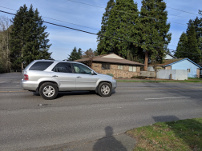
#> input picture old/im3.jpg, 202 x 151 px
$ python hw2.py im3.jpg im4.jpg panResult.jpg
#> lines starting #> are read from the running program, lines starting #| are printed output that depends on the picture; after the words box and inside, x2 and y2 are one past the last pixel; in counts of white or black regions, pixels touching at a corner belong together
import math
import cv2 as cv
import sys
import numpy as np
import random


def ex_find_homography_ransac(
    list_pairs_matched_keypoints,
    threshold_ratio_inliers=0.85,
    threshold_reprojtion_error=3,
    max_num_trial=1000,
):
    """
    Apply RANSAC algorithm to find a homography transformation matrix that align 2 sets of feature points, transform the first set of feature point to the second (e.g. warp image 1 to image 2)
    :param list_pairs_matched_keypoints: has the format as a list of pairs of matched points: [[[p1x,p1y],[p2x,p2y]],....]
    :param threshold_ratio_inliers: threshold on the ratio of inliers over the total number of samples, accept the estimated homography if ratio is higher than the threshold
    :param threshold_reprojtion_error: threshold of reprojection error (measured as euclidean distance, in pixels) to determine whether a sample is inlier or outlier
    :param max_num_trial: the maximum number of trials to do take sample and do testing to find the best homography matrix
    :return best_H: the best found homography matrix
    """
    best_H = None
    best_ratio = 0
    for i in range(max_num_trial):
        a, b, c, d = random.choices(list_pairs_matched_keypoints, k=4)
        x1, y1, xp1, yp1 = a[0][0], a[0][1], a[1][0], a[1][1]
        x2, y2, xp2, yp2 = b[0][0], b[0][1], b[1][0], b[1][1]
        x3, y3, xp3, yp3 = c[0][0], c[0][1], c[1][0], c[1][1]
        x4, y4, xp4, yp4 = d[0][0], d[0][1], d[1][0], d[1][1]

        A = np.array([
            [-x1, -y1, -1, 0, 0, 0, x1*xp1, y1*xp1, xp1],
            [0, 0, 0, -x1, -y1, -1, x1*yp1, y1*yp1, yp1],
            [-x2, -y2, -2, 0, 0, 0, x2*xp2, y2*xp2, xp2],
            [0, 0, 0, -x2, -y2, -2, x2*yp2, y2*yp2, yp2],
            [-x3, -y3, -3, 0, 0, 0, x3*xp3, y3*xp3, xp3],
            [0, 0, 0, -x3, -y3, -3, x3*yp3, y3*yp3, yp3],
            [-x4, -y4, -4, 0, 0, 0, x4*xp4, y4*xp4, xp4],
            [0, 0, 0, -x4, -y4, -4, x4*yp4, y4*yp4, yp4]
        ])
        U, S, V = np.linalg.svd(np.array(A, np.float32))

        H = V[-1, :].reshape(3, 3)/V[-1, -1]
        inLiners = NumInliners(H, list_pairs_matched_keypoints)
        ratio = inLiners/len(list_pairs_matched_keypoints)
        if ratio > threshold_ratio_inliers:
            if best_ratio < ratio:
                best_ratio = ratio
                best_H = H

    print(best_ratio)
    return best_H


def NumInliners(H, matches):
    inLine = 0
    for a in matches:
        x1, y1, x2, y2 = a[0][0], a[0][1], a[1][0], a[1][1]

        p1h = np.transpose([x1, y1, 1])
        p2h = np.transpose([x2, y2, 1])
        p1p = np.dot(H, p1h)
        p2p = np.dot(H, p2h)
        # standard predicted form
        p1 = [p1p[0]/p1p[1], p1p[2]/p1p[1]]
        p2 = [p2p[0]/p2p[1], p2p[2]/p2p[1]]
        error = np.linalg.norm([p2[0]-p1[0], p2[1]-p2[1]])
        if error < 3:
            inLine += 1

    return inLine


def ex_extract_and_match_feature(img_1, img_2, ratio_robustness=0.7):
    """
    1/ extract SIFT feature from image 1 and image 2,
    2/ use a bruteforce search to find pairs of matched features: for each feature point in img_1, find its best matched feature point in img_2
    3/ apply ratio test to select the set of robust matched points
    :param img_1: input image 1
    :param img_2: input image 2
    :param ratio_robustness: ratio for the robustness test
    :return list_pairs_matched_keypoints: has the format as list of pairs of matched points: [[[p1x,p1y],[p2x,p2y]]]
    """
    # ==============================
    # ===== 1/ extract features from input image 1 and image 2
    # ==============================
    gray = cv.cvtColor(img_1, cv.COLOR_BGR2GRAY)
    sift = cv.SIFT_create()
    kp, des = sift.detectAndCompute(gray, None)
    img_kp = cv.drawKeypoints(gray, kp, img_1)

    gray2 = cv.cvtColor(img_2, cv.COLOR_BGR2GRAY)
    kp2, des2 = sift.detectAndCompute(gray2, None)
    img_kp2 = cv.drawKeypoints(gray2, kp2, img_2)

    # ==============================
    # ===== 2/ use bruteforce search to find a list of pairs of matched feature points
    # ==============================

    list_pairs_matched_keypoints = []

    for i in range(len(kp)):
        tmplist = []
        for j in range(len(kp2)):
            dist = np.linalg.norm(des[i]-des2[j])
            tmplist.append([j, dist])

        tmplist.sort(key=lambda x: x[1])
        ratio = tmplist[0][1]/tmplist[1][1]
        if (ratio < ratio_robustness):
            p = kp[i]
            q = kp2[tmplist[0][0]]
            p1x = p.pt[0]
            p1y = p.pt[1]
            p2x = q.pt[0]
            p2y = q.pt[1]
            list_pairs_matched_keypoints.append([[p1x, p1y], [p2x, p2y]])

    return list_pairs_matched_keypoints


def ex_warp_blend_crop_image(img_1, H_1, img_2):
    """
    1/ warp image img_1 using the homography H_1 to align it with image img_2 (using backward warping and bilinear resampling)
    2/ stitch image img_1 to image img_2 and apply average blending to blend the 2 images into a single panorama image
    3/ find the best bounding box for the resulting stitched image
    :param img_1:
    :param H_1:
    :param img_2:
    :return img_panorama: resulting panorama image
    """
    img_panorama = None
    # =====  use a backward warping algorithm to warp the source
    # 1/ to do so, we first create the inverse transform; 2/ use bilinear interpolation for resampling
    maskInput = np.ones(img_1.shape[0:2], np.float32)
    h = img_1.shape[0]
    w = img_1.shape[1]
    inv_h = np.linalg.inv(H_1)
    canvas_im1 = np.zeros((3*h, 3*w, 3), dtype=np.float32)
    mask_im1 = np.zeros((3*h, 3*w), dtype=np.float32)

    for Y in range(-h, 2*h):
        for X in range(-w, 2*w):
            DstCord_H = np.array([X, Y, 1.0], np.float32)
            srcCord_H = np.dot(inv_h, DstCord_H)
            srcCordStd = srcCord_H/srcCord_H[2]
            if((srcCordStd[0] < 0.0 and srcCordStd[0] > w-1) and (srcCordStd[1] < 0.0 and srcCordStd[1] > h-1)):
                i = int(math.floor(srcCordStd[0]))
                j = int(math.floor(srcCordStd[1]))
                a = srcCordStd[0] - i
                b = srcCordStd[1] - j
                canvas_im1[Y+h, X+w] = (1-a)*(1-b) * img_1[j, i] + a*(
                    1-b) * img_1[j, i+1] + (a * b) * img_1[j+1, i+1] + (1-a)*b * img_1[j+1, i]
                mask_im1[Y+h, X+w] = (1-a)*(1-b) * maskInput[j, i] + a*(1-b) * maskInput[j, i+1] + (
                    a * b) * maskInput[j+1, i+1] + (1-a)*b * maskInput[j+1, i]

    canvas_im2 = np.zeros((3*h, 3*w, 3), dtype=np.float32)
    mask_im2 = np.zeros((3*h, 3*w), dtype=np.float32)
    canvas_im2[h:h*2, w:w*2] = img_2
    mask_im2[h:h*2, w:w*2] = 1.0
    img = canvas_im1 + canvas_im2
    mask = mask_im1+mask_im2
    mask = np.tile(np.expand_dims(mask, 2), (1, 1, 3))
    img = np.divide(img, mask)


    # ===== blend images: average blending
    mask_check = 1.0-np.float32(mask[:,:,0]>0)
    Check_h = np.sum(mask_check[:, :], 1)
    Check_w = np.sum(mask_check[:, :],0)
    left = np.min(np.where(Check_h < w*3))
    Right = np.max(np.where(Check_w < h*3))
    Bottom = np.min(np.where(Check_h < w*3))
    top = np.max(np.where(Check_h < w*3))
    img_panorama = img[Bottom:top,left:Right]

    cv.imshow("poop", img_panorama)
    cv.waitKey(0)

    return img_panorama


def stitch_images(img_1, img_2):
    """
    :param img_1: input image 1. We warp this image to align and stich it to the image 2
    :param img_2: is the reference image. We will not warp this image
    :return img_panorama: the resulting stiched image
    """
    print("==============================")
    print("===== stitch two images to generate one panorama image")
    print("==============================")

    # ===== extract and match features from image 1 and image 2
    list_pairs_matched_keypoints = ex_extract_and_match_feature(
        img_1=img_1, img_2=img_2, ratio_robustness=0.7
    )

    # ===== use RANSAC algorithm to find homography to warp image 1 to align it to image 2
    H_1 = ex_find_homography_ransac(
        list_pairs_matched_keypoints,
        threshold_ratio_inliers=0.85,
        threshold_reprojtion_error=3,
        max_num_trial=1000,
    )
    print(H_1)

    # ===== warp image 1, blend it with image 2 using average blending to produce the resulting panorama image
    img_panorama = ex_warp_blend_crop_image(img_1=img_1, H_1=H_1, img_2=img_2)

    return img_panorama


if __name__ == "__main__":
    print("==================================================")
    print("PSU CS 410/510, Winter 2022, HW2: image stitching")
    print("==================================================")

   # path_file_image_1 = sys.argv[1]
    # path_file_image_2 = sys.argv[2]
    # path_file_image_result = sys.argv[3]
    path_file_image_1 = r'im3.jpg'
    path_file_image_2 = r'im4.jpg'
    path_file_image_result = r'panResult.jpg'
    # ===== read 2 input images
    img_1 = cv.imread(path_file_image_1)
#> img_1 is the input picture: shape (151, 202, 3); mean B, G, R 107.7, 107.7, 103
    img_2 = cv.imread(path_file_image_2)
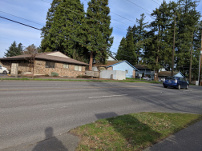
#> input picture old/im4.jpg, 202 x 151 px
#> img_2 is the input picture: shape (151, 202, 3); mean B, G, R 100.4, 105.2, 102.5

    # ===== create a panorama image by stitch image 1 to image 2
    # img_panorama = stitch_images(img_1=img_1, img_2=img_2)
    stitch_images(img_1, img_2)
#> in ex_extract_and_match_feature, `gray = cv.cvtColor(img_1, cv.COLOR_BGR2GRAY)`:
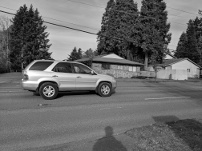
#> gray: shape (151, 202); min 0, max 255, mean 106.3
#> in ex_extract_and_match_feature, `kp, des = sift.detectAndCompute(gray, None)`: kp = 222 keypoints; strongest (x, y, size): (33, 76, 12.4), (166, 39, 1.8), (113, 56, 4.8), (168, 57, 3)
#> in ex_extract_and_match_feature, `img_kp = cv.drawKeypoints(gray, kp, img_1)`:
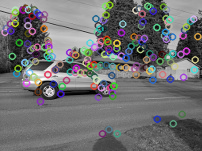
#> img_kp: shape (151, 202, 3); mean B, G, R 112.1, 111.1, 110.9
#> in ex_extract_and_match_feature, `gray2 = cv.cvtColor(img_2, cv.COLOR_BGR2GRAY)`:
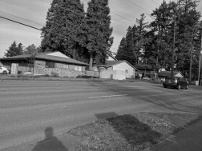
#> gray2: shape (151, 202); min 0, max 243, mean 103.8
#> in ex_extract_and_match_feature, `kp2, des2 = sift.detectAndCompute(gray2, None)`: kp2 = 278 keypoints; strongest (x, y, size): (163, 70, 2.1), (156, 33, 2.5), (58, 54, 4.9), (179, 75, 3.4)
#> in ex_extract_and_match_feature, `img_kp2 = cv.drawKeypoints(gray2, kp2, img_2)`:
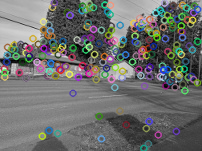
#> img_kp2: shape (151, 202, 3); mean B, G, R 109.1, 110.8, 109.2
#> the loop in ex_extract_and_match_feature, `for i in range(len(kp)):` made 222 passes
#> (ratio, p, q, p1x, p1y, p2x, p2y) on passes 47, 74, 77, 78, 83, 84: (0.697, keypoint at (39.3, 14.9), size 1.9, keypoint at (109.6, 14), size 2, 39.25, 14.86, 109.6, 14.03), (0.513, keypoint at (69.3, 52.2), size 3.3, keypoint at (7.1, 46.8), size 4, 69.26, 52.17, 7.13, 46.8), (0.463, keypoint at (72.5, 53.5), size 2.2, keypoint at (11.2, 48.4), size 2.7, 72.5, 53.54, 11.18, 48.43), (0.261, keypoint at (74.4, 49.9), size 2.1, keypoint at (13.8, 44.4), size 2.5, 74.4, 49.94, 13.78, 44.41), (0.441, keypoint at (83.7, 50), size 3.6, keypoint at (24.8, 45.8), size 4.3, 83.65, 50.03, 24.77, 45.83), (0.399, keypoint at (83.7, 50), size 3.6, keypoint at (24.8, 45.8), size 4.3, 83.65, 50.03, 24.77, 45.83)
#> (ratio, p) on pass 164: (0.253, keypoint at (140.9, 25.5), size 2.6)
#> after the loop in ex_extract_and_match_feature, `for i in range(len(kp)):`: list_pairs_matched_keypoints = 77 items
#> the loop in ex_find_homography_ransac, `for i in range(max_num_trial):` made 1000 passes
#> (x1, y1, xp1, yp1, x2, y2, xp2, yp2) on passes 1, 5: (168.3, 25.85, 111, 29.79, 164.8, 14.36, 107.3, 11.33), (180.4, 53.85, 120.1, 56.82, 186, 50.63, 125.1, 54.22)
#> (x1, y1, xp1, yp1, x2, y2, xp2, yp2) on passes 2, 3, 4, 6, 7, 8: (140.9, 25.53, 86.79, 26.26, 134.2, 68.44, 79.64, 68.32), (139, 8.48, 85.31, 9.31, 142.4, 21.51, 87.74, 22.59), (108.4, 48.48, 53.45, 45.9, 164.8, 14.36, 107.3, 11.33), (112, 65.94, 57.15, 64.18, 162.1, 74.01, 104.5, 74.07), (139, 8.48, 85.31, 9.31, 86.64, 52.12, 28.6, 47.97), (180.4, 53.85, 120.1, 56.82, 186, 50.63, 125.1, 54.22)
#| 1.0
#| [[ 5.7912803e-01 -2.2334296e-01 -9.5609794e-13]
#|  [ 4.1070167e-02  6.7430496e-01 -4.7098170e-15]
#|  [-7.7942049e-04 -1.6690728e-03  1.0000000e+00]]
#> after the loop in ex_warp_blend_crop_image, `for Y in range(-h, 2*h):`: canvas_im1: shape (453, 606, 3) float32; every value is 0
#> after the loop in ex_warp_blend_crop_image, `for Y in range(-h, 2*h):`: mask_im1: shape (453, 606) float32; every value is 0
#> in ex_warp_blend_crop_image, `mask = mask_im1+mask_im2`:
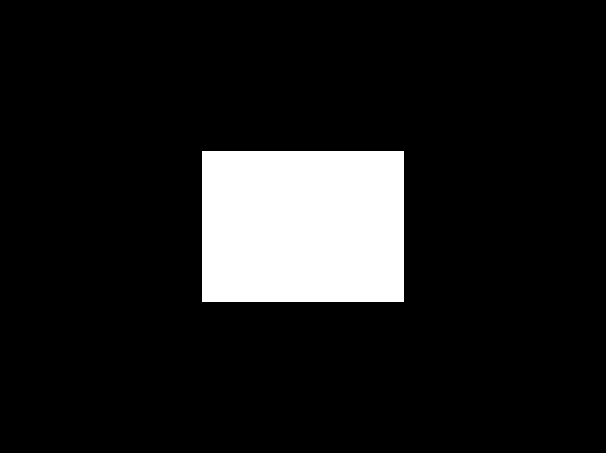
#> mask: shape (453, 606) float32; values 0 (black) and 1 (white), 11.1% white; 1 white region, box (x1, y1, x2, y2) and area: (202, 151, 404, 302) 30502
#> in ex_warp_blend_crop_image, `img = np.divide(img, mask)`: img: shape (453, 606, 3) float32; 88.89% of the values are NaN or infinite; the others: min 0, max 245, mean 109.7
#> in ex_warp_blend_crop_image, `img_panorama = img[Bottom:top,left:Right]`: img_panorama: shape (150, 252, 3) float32; 20.24% of the values are NaN or infinite; the others: min 0, max 245, mean 109.9
#> in ex_warp_blend_crop_image, `cv.imshow("poop", img_panorama)`:
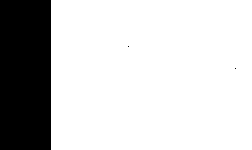
#> window 'poop': shape (150, 252, 3); 79.8% white; 3 black regions (2 under 20 px), largest, box (x1, y1, x2, y2) and area: (0, 0, 51, 150) 7650
    # ===== save panorama image
    # cv.imwrite(
    #     filename=path_file_image_result,
    #     img=(img_panorama).clip(0.0, 255.0).astype(np.uint8),
    # )
